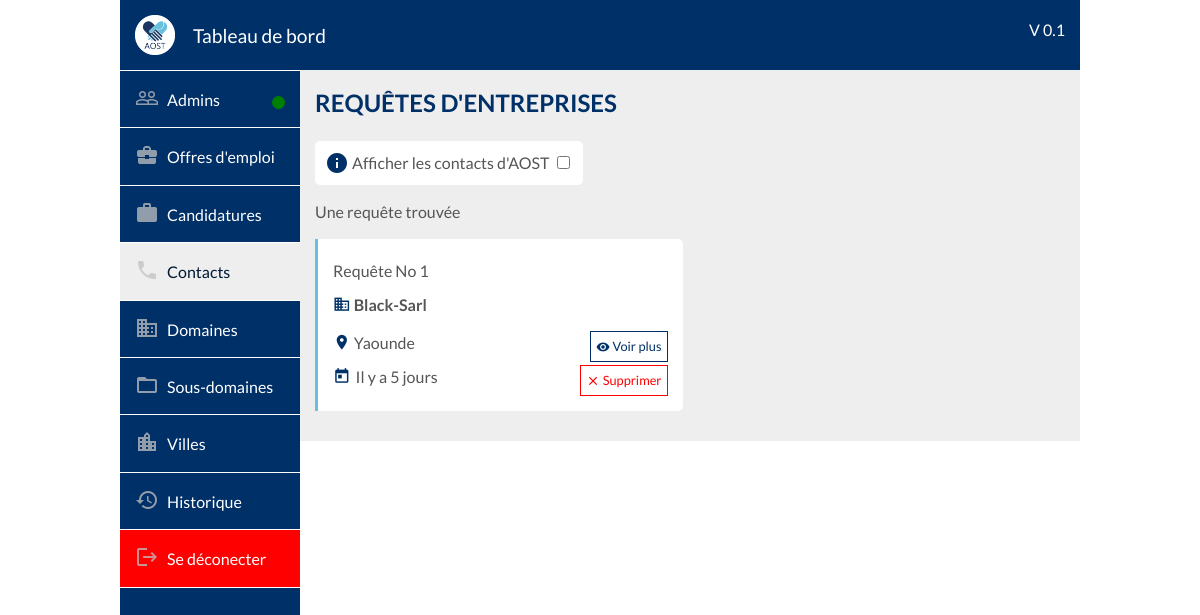
The page /dashboard/contact/index.php (signed in) on the database its author committed.
### tables this page shows
CREATE TABLE IF NOT EXISTS `requests` (
  `id` bigint(20) NOT NULL AUTO_INCREMENT,
  `compagny` varchar(100) NOT NULL,
  `email` varchar(255) NOT NULL,
  `city` varchar(50) NOT NULL,
  `compagny_type` varchar(200) NOT NULL,
  `person` varchar(100) NOT NULL,
  `phone` varchar(30) NOT NULL,
  `fax_phone` varchar(30) DEFAULT NULL,
  `need` longtext NOT NULL,
  `deleted` int(1) DEFAULT '0',
  `added_at` datetime NOT NULL DEFAULT CURRENT_TIMESTAMP,
  PRIMARY KEY (`id`)
);

### dashboard/contact/index.php (called while the page is built)
<?php include("../outils/php/redirection.php");
	redirection("Contact", _DASHBOARD_PHP_PATH."contact/switch.php", "contact", "", _DASHBOARD_PATH."contact/contact.css", _DASHBOARD_PATH."contact/contact.js");
?>

### class/Request.class.php (called while the page is built, shortened)
<?php
class Request
{
    private $_id;
    private $_compagny;
    private $_city;
    private $_added_at;
    public function __construct(array $data){
        foreach ($data as $key => $value) {
            $method='set'.ucfirst($key);
        }
    }
    public function setId($id){
        $this->_id=intval($id);
    }
    public function getId(){
        return $this->_id;
    }
    public function setCompagny($compagny){
        $this->_compagny=htmlentities(strval($compagny));
    }
    public function getCompagny(){
        return $this->_compagny;
    }
    public function setCity($city){
        $this->_city=htmlentities(strval($city));
    }
    public function getCity(){
        return $this->_city;
    }
    public function setAdded_at($added_at){
        $this->_added_at=htmlentities(strval($added_at));
    }
    public function getAdded_at(){
        return $this->_added_at;
    }
public function getRequests() {
    include(_APP_PATH."bd/server-connect.php");
    $query=$db->prepare("SELECT * FROM requests ORDER BY id ASC");
    $requests=[];
    if($query->execute()){
        while($data=$query->fetch()){
            $requests[]=new Request($data);
        }
        return $requests;
    }else{
        return false;
    }
}
}
?>

### outils/php/functions.php (called while the page is built, shortened)
<?php
$tab_month=array("Janvier","Février","Mars","Avril","Mai","Juin","Juillet","Aougt","Septembre","Octobre","Novembre","Décembre");
function get_elapsed_time($datetime){
	global $tab_month;
	$date_convert_in_seconde = strtotime($datetime);
	if(date('Ymd', $date_convert_in_seconde) == date('Ymd')){
		$diff = time()-$date_convert_in_seconde;
		if($diff < 60){
			return "Il y a ".$diff." secondes";
		}else if($diff < 3600){
			return "Il y a ".floor($diff/60)." min";
		}else if($diff < 86400){
			return "Il y a ".floor($diff/3600)."h";
		}
	}else if(date('Ymd', $date_convert_in_seconde) == date('Ymd', strtotime('- 1 DAY'))){
		return "Hier";
	}else if(date('Ymd', $date_convert_in_seconde) == date('Ymd', strtotime('- 2 DAY'))){
		return "Il y a 2 jours";
	}else if(date('Ymd', $date_convert_in_seconde) == date('Ymd', strtotime('- 3 DAY'))){
		return "Il y a 3 jours";
	}else if(date('Ymd', $date_convert_in_seconde) == date('Ymd', strtotime('- 4 DAY'))){
		return "Il y a 4 jours";
	}else if(date('Ymd', $date_convert_in_seconde) == date('Ymd', strtotime('- 5 DAY'))){
		return "Il y a 5 jours";
	}else if(date('Ymd', $date_convert_in_seconde) == date('Ymd', strtotime('- 6 DAY'))){
		return "Il y a 6 jours";
	}else if(date('YW', $date_convert_in_seconde) == date('YW', strtotime('- 1 WEEK'))){
		return "Il y a 1 semaine";
	}else if(date('YW', $date_convert_in_seconde) == date('YW', strtotime('- 2 WEEK'))){
		return "Il y a 2 semaines";
	}else if(date('YW', $date_convert_in_seconde) == date('YW', strtotime('- 3 WEEK'))){
		return "Il y a 3 semaines";
	}else if(date('YW', $date_convert_in_seconde) == date('YW', strtotime('- 4 WEEK'))){
		return "Il y a 4 semaines";
	}else if(date('Ym', $date_convert_in_seconde) == date('Ym', strtotime('- 1 MONTH'))){
		return "Il y a 1 mois";
	}else if(date('Ym', $date_convert_in_seconde) == date('Ym', strtotime('- 2 MONTH'))){
		return "Il y a 2 mois";
	}else if(date('Ym', $date_convert_in_seconde) == date('Ym', strtotime('- 3 MONTH'))){
		return "Il y a 3 mois";
	}else if(date('Ym', $date_convert_in_seconde) == date('Ym', strtotime('- 4 MONTH'))){
		return "Il y a 4 mois";
	}else if(date('Ym', $date_convert_in_seconde) == date('Ym', strtotime('- 5 MONTH'))){
		return "Il y a 5 mois";
	}else if(date('Ym', $date_convert_in_seconde) == date('Ym', strtotime('- 6 MONTH'))){
		return "Il y a 6 mois";
	}else if(date('Ym', $date_convert_in_seconde) == date('Ym', strtotime('- 7 MONTH'))){
		return "Il y a 7 mois";
	}else if(date('Ym', $date_convert_in_seconde) == date('Ym', strtotime('- 8 MONTH'))){
		return "Il y a 8 mois";
	}else if(date('Ym', $date_convert_in_seconde) == date('Ym', strtotime('- 9 MONTH'))){
		return "Il y a 9 mois";
	}else if(date('Ym', $date_convert_in_seconde) == date('Ym', strtotime('- 10 MONTH'))){
		return "Il y a 10 mois";
	}else if(date('Ym', $date_convert_in_seconde) == date('Ym', strtotime('- 11 MONTH'))){
		return "Il y a 11 mois";
	}else if(date('Y', $date_convert_in_seconde) == date('Y', strtotime('- 1 YEAR'))){
		return "Il y a 1 an";
	}else if(date('Y', $date_convert_in_seconde) == date('Y', strtotime('- 2 YEAR'))){
		return "Il y a 2 ans";
	}else if(date('Y', $date_convert_in_seconde) == date('Y', strtotime('- 3 YEAR'))){
		return "Il y a 3 ans";
	}else if(date('Y', $date_convert_in_seconde) == date('Y', strtotime('- 4 YEAR'))){
		return "Il y a 4 ans";
	}else if(date('Y', $date_convert_in_seconde) == date('Y', strtotime('- 5 YEAR'))){
		return "Il y a 5 ans";
	}else if(date('Y', $date_convert_in_seconde) == date('Y', strtotime('- 6 YEAR'))){
		return "Il y a 6 ans";
	}else if(date('Y', $date_convert_in_seconde) == date('Y', strtotime('- 7 YEAR'))){
		return "Il y a 7 ans";
	}else if(date('Y', $date_convert_in_seconde) == date('Y', strtotime('- 8 YEAR'))){
		return "Il y a 8 ans";
	}else if(date('Y', $date_convert_in_seconde) == date('Y', strtotime('- 9 YEAR'))){
		return "Il y a 9 ans";
	}else if(date('Y', $date_convert_in_seconde) == date('Y', strtotime('- 10 YEAR'))){
		return "Il y a 10 ans";
	}else if(date('Y', $date_convert_in_seconde) == date('Y', strtotime('- 11 YEAR'))){
		return "Il y a 11 ans";
	}else if(date('Y', $date_convert_in_seconde) == date('Y', strtotime('- 12 YEAR'))){
		return "Il y a 12 ans";
	}else if(date('Y', $date_convert_in_seconde) == date('Y', strtotime('- 13 YEAR'))){
		return "Il y a 13 ans";
	}else if(date('Y', $date_convert_in_seconde) == date('Y', strtotime('- 14 YEAR'))){
		return "Il y a 14 ans";
	}else if(date('Y', $date_convert_in_seconde) == date('Y', strtotime('- 15 YEAR'))){
		return "Il y a 15 ans";
	}else if(date('Y', $date_convert_in_seconde) == date('Y', strtotime('- 16 YEAR'))){
		return "Il y a 16 ans";
	}else if(date('Y', $date_convert_in_seconde) == date('Y', strtotime('- 17 YEAR'))){
		return "Il y a 17 ans";
	}else if(date('Y', $date_convert_in_seconde) == date('Y', strtotime('- 18 YEAR'))){
		return "Il y a 18 ans";
	}else if(date('Y', $date_convert_in_seconde) == date('Y', strtotime('- 19 YEAR'))){
		return "Il y a 19 ans";
	}else if(date('Y', $date_convert_in_seconde) == date('Y', strtotime('- 20 YEAR'))){
		return "Il y a 20 ans";
	}else if(date('Y', $date_convert_in_seconde) < date('Y', strtotime('- 20 YEAR'))){
		return "Il y a plus de 20 ans";
	}else{
		$mois=date('m',$date_convert_in_seconde);
		$mois=$tab_month[$mois-1];
		return 'depuis le '.date('d', $date_convert_in_seconde)." ".$mois;
	}
}
?>

### dashboard/contact/request.php (the view, shortened to what this page needs)
<h2 class="margin-top-none">Requêtes d'entreprises</h2>
<div class="show_auther_page_indicateur">
  <i class="material-icons vertical-align-bottom background-primary">info</i>
  <label for="contact">Afficher les contacts d'AOST </label>
  <input type="checkbox" name="contact" id="contact" value="" <?php if(isset($_GET["contact"])){echo "checked";} ?>>
</div>
<?php
$requests = $request->getRequests();
?>
<span class="stat" style="display: block">
  <?php
  if(count($requests) > 1){
    echo count($requests)." requêtes trouvées";
  }else {
    if(count($requests) > 0){
      echo "Une requête trouvée";
    }else {
      echo "Aucun requête trouvée";
    }
  }
  ?>
</span>
<div class="suggest_container">
  <?php foreach ($requests as $request) { ?>
    <div class="suggest_block">
      <div class="suggest_row">
        <span class="suggest_col">Requête No <?php echo $request->getId(); ?></span>
      </div>
      <div class="suggest_row">
        <span class="suggest_title"><i class="material-icons vertical-align-bottom background-primary">business</i> <?php echo htmlspecialchars_decode($request->getCompagny()); ?></span>
      </div>
      <div class="suggest_row">
        <span class="suggest_col"><i class="material-icons vertical-align-bottom background-primary">location_on</i> <?php echo htmlspecialchars_decode($request->getCity()); ?></span>
        <span class="btnEdit float-right" id="btnSeeMore<?php echo $request->getId(); ?>" title="Voir plus">
         <i class="material-icons vertical-align-bottom">visibility</i>
         Voir plus
       </span>
      </div>
      <div class="suggest_row">
        <span class="suggest_col"><i class="material-icons vertical-align-bottom margin-right-5 background-primary">today</i><?php echo get_elapsed_time($request->getAdded_at()); ?></span>
        <span class="btnDelete float-right" id="btnDelete<?php echo $request->getId(); ?>" title="Supprimer">
          <i class="material-icons vertical-align-bottom">close</i>
          Supprimer
        </span>
      </div>
    </div>
  <?php } ?>
</div>

### outils/css/vars.css (style rules this page uses)
:root { --color-primary : #003068; --color-secondary : #66BFDE; --color-tertiary : #001935; --color-shadow : #eee; --color-text : #555; --color-danger : red; --color-danger-dark : darkred; --color-success : green; --color-success-dark : darkgreen; --border-radius-size : 5px; --nav-text-color : white; --nav-bg-color : var(--color-primary); --nav-text-hover-color: var(--color-secondary); --subNav-text-color: var(--color-primary); --subNav-text-hover-color: var(--color-tertiaire); --nav-mobile-text-color : var(--color-primary); --nav-mobile-hover-text-color : white; --nav-mobile-hover-bg-color : var(--color-primary); --footer-bg-color : var(--color-primary); --footer-bg-color-dark : var(--color-tertiary); --footer-text-color : white; --btn-primary-text-color: white; --btn-primary-bg-color : var(--color-primary); --btn-primary-bg-hover-color : var(--color-tertiary); --btn-danger-text-color: white; --btn-danger-bg-color : var(--color-danger); --btn-danger-bg-hover-color : var(--color-danger-dark); }

### outils/css/global.css (style rules this page uses)
h2 { color: var(--color-primary); text-transform: uppercase; }
body { margin: 0; font-size: 1em; font-weight: 400; line-height: 1.5; text-align: left; font-family: 'Lato'; color: var(--color-text); }
.vertical-align-bottom { vertical-align: bottom !important; }
.float-right { float: right !important; }
.margin-top-none { margin-top: 0 !important; }
.suggest_container { display: inline-block; width: 100%; box-sizing: border-box; margin-top: 15px; }
.suggest_block { display: inline-block; box-sizing: border-box; padding: 15px; margin-bottom: 15px; background-color: white; border-left: 3px solid var(--color-secondary); border-radius: 0 var(--border-radius-size) var(--border-radius-size) 0; }
.suggest_block i { font-size: 1.1em; margin-bottom: 0.2em; }
.margin-right-5 { margin-right: 5px; }
.background-primary { color: var(--color-primary); }
.suggest_row { padding: 5px; padding-left: 0; padding-right: 0; }
.suggest_col { display: inline-block; }
.suggest_title { max-width: 100%; max-height: 1.4em; overflow: hidden; display: inline-block; font-weight: bold; }

### dashboard/outils/css/global.css (style rules this page uses)
.btnEdit { box-sizing: border-box; padding: 5px; font-size: 0.8em; color: var(--color-primary); border: 1px solid var(--color-primary); cursor: pointer; margin-left: 15px; background-color: white; }
.btnDelete { box-sizing: border-box; padding: 5px; font-size: 0.8em; color: var(--color-danger); border: 1px solid var(--color-danger); cursor: pointer; background-color: white; margin-left: 15px; }
.show_auther_page_indicateur { display: inline-block; margin-bottom: 15px; padding: 10px; border-radius: var(--border-radius-size); background-color: white; }
.show_auther_page_indicateur label, .show_auther_page_indicateur input { cursor: pointer; }
@media (min-width: 576px) { .suggest_block { width: 49%; } }

### rows shown on the page
requests: id "1", compagny "Black-Sarl", city "Yaounde", added_at "Il y a 5 jours"
